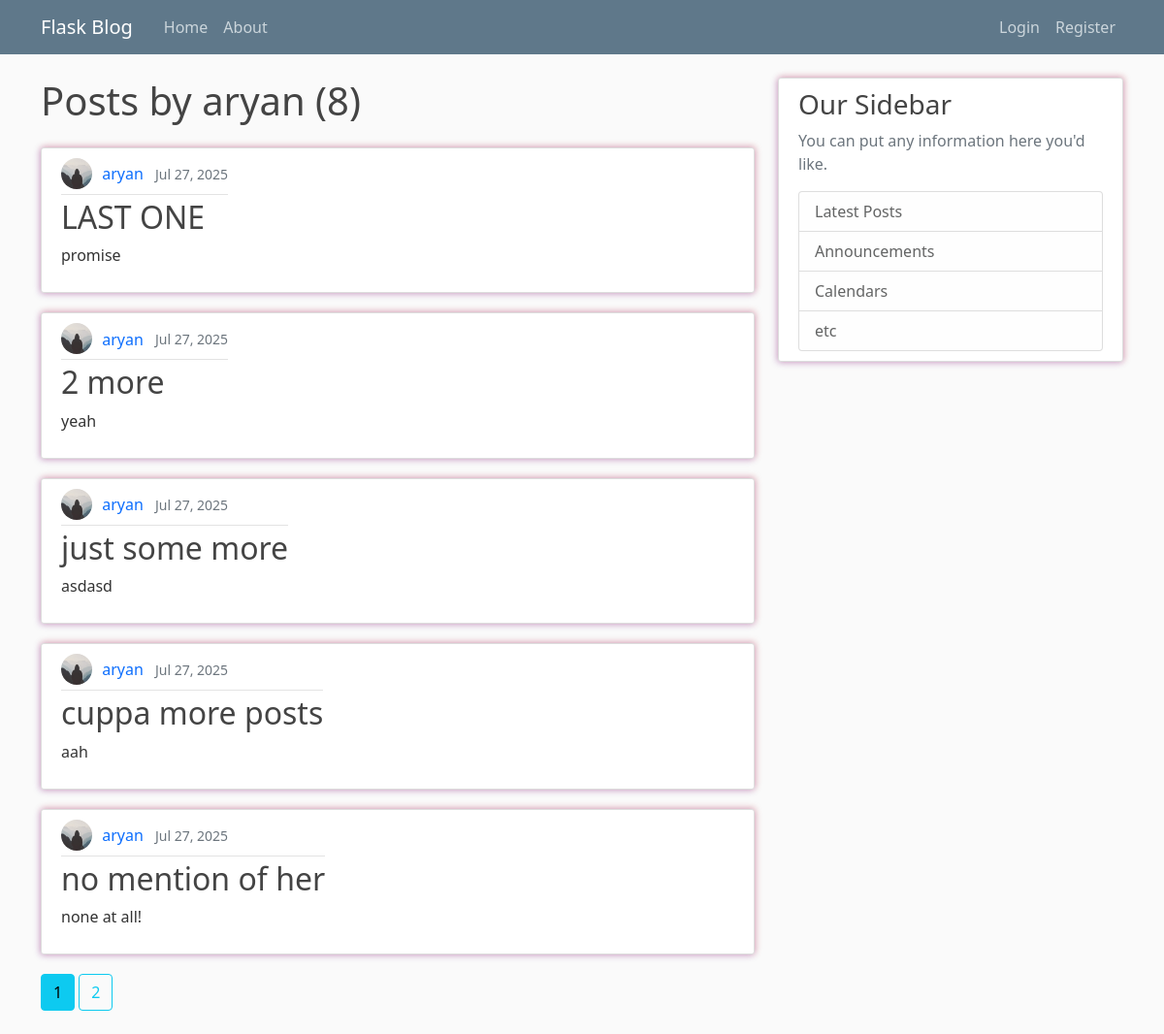
Page /user/aryan on the committed database.
### flasknetwork/models.py (models this page shows, shortened)
class User(db.Model, UserMixin): # the *table* name is 'user' by default, not 'User'
    id = db.Column(db.Integer, primary_key=True)
    username = db.Column(db.String(20), unique=True, nullable=False)
    email = db.Column(db.String(120), unique=True, nullable=False)
    image_file = db.Column(db.String(20), nullable=False, default='default.jpg')
    password = db.Column(db.String(60), nullable=False)
    posts = db.relationship('Post', backref='author', lazy=True)

class Post(db.Model):
    id = db.Column(db.Integer, primary_key=True)
    title = db.Column(db.String(100), nullable=False)
    date_posted = db.Column(db.DateTime, nullable=False, default=datetime.utcnow)
    content = db.Column(db.Text, nullable=False)
    user_id = db.Column(db.Integer, db.ForeignKey('user.id'), nullable=False)

### flasknetwork/users/routes.py (the view)
@users.route('/user/<string:username>')
def user_posts(username):
    page=request.args.get('page', 1, type=int)
    user = User.query.filter_by(username=username).first_or_404()
    posts = Post.query.filter_by(author=user).order_by(Post.date_posted.desc()).paginate(page=page, per_page=5)
    return render_template('user_posts.html', posts=posts, user=user)

### flasknetwork/templates/user_posts.html
{% extends "layout.html" %}
{% block content %}
    <h1 class="mb-4">Posts by {{ user.username }} ({{ posts.total }})</h1>
    {% for post in posts.items %}
        <article class="d-flex align-items-center content-section">
            <div>
                <div class="article-metadata">
                    <img class="rounded-circle article-img" src="{{ url_for('static', filename='profile_pics/' + post.author.image_file) }}" alt="{{ post.author.username }}'s profile picture">
                    <a class="me-2 author-link" href="{{ url_for('users.user_posts', username=post.author.username) }}">{{ post.author.username }}</a>
                    <small class="text-muted">{{ post.date_posted.strftime('%b %d, %Y') }}</small>
                </div>
                <h2>
                    <a class="article-title" href="{{ url_for('posts.post', post_id=post.id) }}">{{ post.title }}</a>
                </h2>
                <p class="article-content">{{ post.content }}</p>
            </div>
        </article>
    {% endfor %}
    {% for page_num in posts.iter_pages(left_edge=1, right_edge=1, left_current=1, right_current=1) %}
        {% if page_num %}
            {% if posts.page == page_num %}
                <a class="btn btn-info mb-4" href="{{ url_for('users.user_posts', username=user.username, page=page_num) }}">{{ page_num }}</a>
            {% else %}
                <a class="btn btn-outline-info mb-4" href="{{ url_for('users.user_posts', username=user.username, page=page_num) }}">{{ page_num }}</a>
            {% endif %}
        {% else %}
            ...
        {% endif %}
    {% endfor %}
{% endblock content %}

### flasknetwork/templates/layout.html (shortened to what this page needs)
<!DOCTYPE html>
<html lang="en">
<head>
    <link href="https://cdn.jsdelivr.net/npm/bootstrap@5.0.2/dist/css/bootstrap.min.css" rel="stylesheet">
    <link rel="stylesheet" href="{{ url_for('static', filename='css/main.css') }}">
</head>
<body>
    <header class="site-header">
        <nav class="navbar navbar-expand-md navbar-dark bg-steel fixed-top">
            <div class="container">
                <a class="navbar-brand me-4" href="/">Flask Blog</a>
                <div class="collapse navbar-collapse" id="navbarToggle">
                    <div class="navbar-nav me-auto">
                        <a class="nav-link" href="{{ url_for('main.home') }}">Home</a>
                        <a class="nav-link" href="{{ url_for('main.about') }}">About</a>
                    </div>
                    <div class="navbar-nav">
                        {% if current_user.is_authenticated %}
                            <a class="nav-link" href="{{ url_for('posts.new_post') }}">New Post</a>
                            <a class="nav-link" href="{{ url_for('users.account') }}">Account</a>
                            <a class="nav-link" href="{{ url_for('users.logout') }}">Logout</a>
                        {% else %}
                            <a class="nav-link" href="{{ url_for('users.login') }}">Login</a>
                            <a class="nav-link" href="{{ url_for('users.register') }}">Register</a>
                        {% endif %}
                    </div>
                </div>
            </div>
        </nav>
    </header>
    <main class="container">
        <div class="row">
            <div class="col-md-8">
                {% block content %}{% endblock content %}
            </div>
            <div class="col-md-4">
                <div class="content-section">
                    <h3>Our Sidebar</h3>
                    <p class='text-muted'>You can put any information here you'd like.</p>
                    <ul class="list-group">
                        <li class="list-group-item list-group-item-light">Latest Posts</li>
                        <li class="list-group-item list-group-item-light">Announcements</li>
                        <li class="list-group-item list-group-item-light">Calendars</li>
                        <li class="list-group-item list-group-item-light">etc</li>
                    </ul>
                </div>
            </div>
        </div>
    </main>
</body>
</html>

### flasknetwork/static/css/main.css (style rules this page uses)
body { background: #fafafa; color: #333333; margin-top: 5rem; }
h1, h2, h3, h4, h5, h6 { color: #444444; }
.bg-steel { background-color: #5f788a; }
.site-header .navbar-nav .nav-link { color: #cbd5db; }
.content-section { background: #ffffff; padding: 10px 20px; border: 1px solid #dddddd; border-radius: 3px; margin-bottom: 20px; box-shadow: -1px 1px 7px 0 rgba(86, 3, 150, 0.25), 1px -1px 7px 0 rgba(201, 12, 12, 0.25); }
a.article-title, a.author-link { text-decoration: none; }
.article-title { color: #444444; word-wrap: break-word; word-break: break-word; hyphens: auto; }
.article-content { white-space: pre-line; }
.article-img { height: 32px; width: 32px; margin-right: 6px; margin-bottom: 4px; vertical-align: middle; }
.article-metadata { padding-bottom: 1px; margin-bottom: 4px; border-bottom: 1px solid #e3e3e3 }

### rows in the picture
User: username "aryan"
Post: image_file (placeholder picture), author.username "aryan", date_posted "Jul 27, 2025", title "LAST ONE", content "promise"
Post: image_file (placeholder picture), author.username "aryan", date_posted "Jul 27, 2025", title "2 more", content "yeah"
Post: image_file (placeholder picture), author.username "aryan", date_posted "Jul 27, 2025", title "just some more", content "asdasd"
Post: image_file (placeholder picture), author.username "aryan", date_posted "Jul 27, 2025", title "cuppa more posts", content "aah"
Post: image_file (placeholder picture), author.username "aryan", date_posted "Jul 27, 2025", title "no mention of her", content "none at all!"

### other values in the picture
{{ posts.total }} "8"
{{ page_num }} "1"
{{ page_num }} "2"
